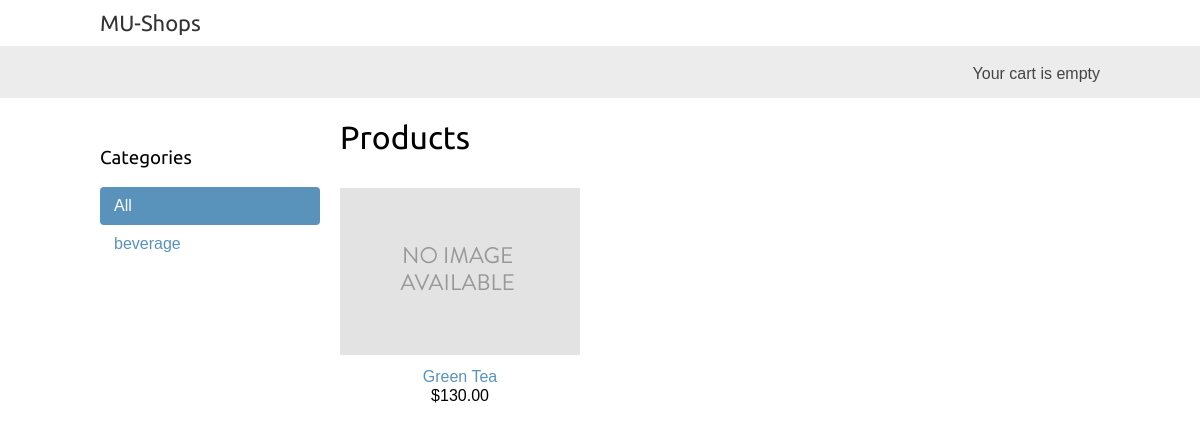
The page / on the database its author committed.
### shop/models.py (models this page shows, shortened)
class Category(models.Model):
    name = models.CharField(max_length=200, db_index=True)
    slug = models.SlugField(max_length=200, unique=True)
    class Meta:
        ordering = ('name',)
        verbose_name = 'category'
        verbose_name_plural = 'categories'
    def get_absolute_url(self):
        return reverse('shop:product_list_by_category', args=[self.slug])

class Product(models.Model):
    category = models.ForeignKey(Category, related_name='products', on_delete=models.CASCADE)
    name = models.CharField(max_length=200, db_index=True)
    slug = models.SlugField(max_length=200, db_index=True)
    image = models.ImageField(upload_to='products/%Y/%m/%d', blank=True)
    description = models.TextField(blank=True)
    price = models.DecimalField(max_digits=10, decimal_places=2)
    available = models.BooleanField(default=True)
    created = models.DateTimeField(auto_now_add=True)
    updated = models.DateTimeField(auto_now=True)
    class Meta:
        ordering = ('name',)
        index_together = (('id', 'slug'),)
    def get_absolute_url(self):
        return reverse('shop:product_detail', args=[self.id, self.slug])

### shop/views.py (the view)
# urls.py: path('', views.product_list, name='product_list'),
def product_list(request, category_slug=None):
    category = None
    categories = Category.objects.all()
    products = Product.objects.filter(available=True)
    if category_slug:
        category = get_object_or_404(Category, slug=category_slug)
        products = products.filter(category=category)
    return render(request, 'shop/product/list.html',
                  {'category': category, 'categories': categories, 'products': products})

### cart/cart.py (called while the page is built)
    def __len__(self):
        return sum(item['quantity'] for item in self.cart.values())

### cart/context_processors.py (called while the page is built)
def cart(request):
    return {'cart': Cart(request)}

### shop/templates/shop/product/list.html (shortened to what this page needs)
{% extends "shop/base.html" %}
{% load static %}
{% block content %}
    <div id="sidebar">
        <h3>Categories</h3>
        <ul>
            <li {% if not category %}class="selected"{% endif %}>
                <a href="{% url "shop:product_list" %}">All</a>
            </li>
            {% for c in categories %}
                <li >
                    <a href="{{ c.get_absolute_url }}">{{ c.name }}</a>
                </li>
            {% endfor %}
        </ul>
    </div>
    <div id="main" class="product-list">
        <h1>{% if category %}{{ category.name }}{% else %}Products
        {% endif %}</h1>
        {% for product in products %}
            <div class="item">
                <a href="{{ product.get_absolute_url }}">
                    <img src="{% if product.image %}{{ product.image.url }}{%
else %}{% static "img/no_image.png" %}{% endif %}">
                </a>
                <a href="{{ product.get_absolute_url }}">{{ product.name }}</a>
                <br>
                ${{ product.price }}
            </div>
        {% endfor %}
    </div>
{% endblock %}

### shop/templates/shop/base.html (shortened to what this page needs)
{% load static %}
<!DOCTYPE html>
<html>
<head>
    <link href="{% static "css/base.css" %}" rel="stylesheet">
</head>
<body>
<div id="header">
    <a href="/" class="logo">MU-Shops</a>
</div>
<div id="subheader">
    <div class="cart">
        {% with total_items=cart|length %}
            {% if cart|length > 0 %}
            Your cart:
            <a href="{% url "cart:cart_detail" %}">
                {{ total_items }} item{{ total_items|pluralize }}
                ${{ cart.get_total_price }}
            </a>
            {% else %}
                Your cart is empty
            {% endif %}
    {% endwith %}
    </div>
</div>
<div id="content">
    {% block content %}
    {% endblock %}
</div>
</body>
</html>

### shop/static/css/base.css (style rules this page uses)
body { margin:0; padding:0; font-family:helvetica, sans-serif; }
h1, h2, h3, h4, h5 , h6 { font-family: 'Ubuntu', sans-serif; font-weight:normal; }
a { text-decoration:none; color:#5993bb; }
#header { padding:10px 100px; font-size:18px; overflow:auto; }
#subheader { background:#ececec; color:#444; padding:15px 100px; overflow:auto; }
#header .logo { font-family: 'Ubuntu', sans-serif; float:left; color:#333; font-size:22px; margin-right:10%; }
#subheader .cart { float:right; padding-top:4px; }
#content { padding:0 100px; overflow:hidden; }
#sidebar { width:220px; padding:30px 20px 0 0; float:left; }
#sidebar ul { margin:0; padding:0; }
#sidebar ul li { margin:0; list-style:none; padding:10px 14px; }
#sidebar ul li a { display:block; }
#sidebar ul li.selected { background:#5993bb; border-radius:4px; }
#sidebar ul li.selected a { color:#fff; }
#main { float:left; width: 96%; margin-right:-220px; overflow:hidden; }
.product-list .item { width:25%; padding:10px 20px 10px 0; float:left; text-align:center; line-height:1.2; }
.product-list .item img { width:100%; margin-bottom:8px; }

### rows shown on the page
Category: name "beverage"
Product: image (placeholder picture), name "Green Tea", price "130.00"
